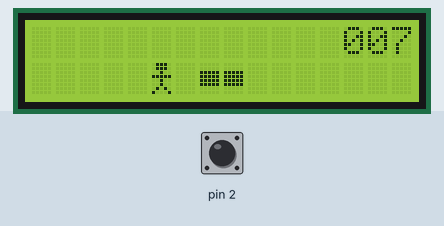
The sketch below on a simulated Arduino Uno, built with avr-gcc and run on an emulated ATmega328P. Parts: 16×2 character LCD. Inputs (shaded band) come from the test bench; at power-on: pin 2 LOW. Random numbers use the default seed unless the sketch sets one.

Above: at 1.2 s.
1.3 s: pin 2 driven HIGH
At 2.6 s:
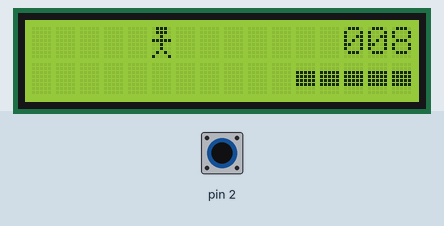
4.3 s: pin 2 pulsed LOW 5 times (0.12 s each, 0.3 s apart)
At 6.4 s:
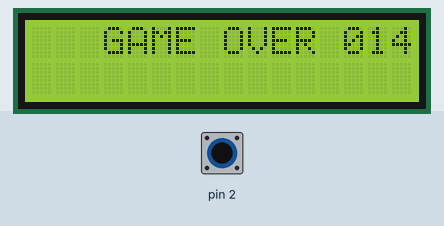
7.3 s: pin 2 pulsed LOW 2 times (0.12 s each, 0.3 s apart)
At 7.5 s:
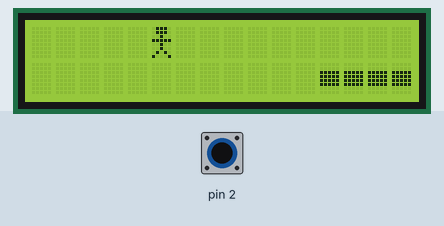
Timing chart, 0 to 10.3 s (numbered marks = the images above; inputs shaded):
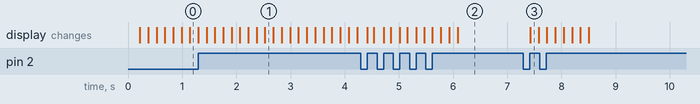

Measured:
- after the input at 7.3 s, the display: first changes after 0.12 s (image 3 shows a later state)

The sketch:

Jumping_man.ino
```cpp
#include<LiquidCrystal.h>
LiquidCrystal lcd(13,12,11,10,9,8);
volatile int row=1;
int score=0;
byte randNum=1,len=1;
bool gameOver=0;

byte man[8]={
  0b01110,
  0b01110,
  0b00100,
  0b11111,
  0b00100,
  0b00100,
  0b01010,
  0b10001
};

byte obstacle[8]={
  0b00000,
  0b00000,
  0b11111,
  0b11111,
  0b11111,
  0b11111,
  0b00000,
  0b00000,
};

void row1_clear(){
  lcd.clear();
  row=!row;
  changeRow();
}

void game_over(){
  gameOver=1;
  lcd.clear();
  score--;
  update_score();
  while(row){
    lcd.setCursor(3,0);
    lcd.print("GAME OVER");
  }
  score=0;
  lcd.clear();
}

void update_score(){
  if(row==1 and !gameOver)score++;
  if(score/10==0){
    lcd.setCursor(13,0);
    lcd.print("00");
    lcd.print(score);
  }
  else if((score/10)>=1 and (score/10)<=9){
    lcd.setCursor(13,0);
    lcd.print("0");
    lcd.print(score);
  }
  else if((score/10)>=10 and (score/10)<=99){
    lcd.setCursor(13,0);
    lcd.print(score);
  }
}

void create_and_move_obstacle(){
  len=random(2,6);
  byte index=15,j=0,i=0;
  for(int j=index;j>=0;j--){
    for(int i=j;i>=j-len+1;i--){
      lcd.setCursor(i,1);
      lcd.write(2);
      if(row==1 and 5>=j-len+1 and 5<=j) {
        game_over();
        break;
      }
    }
    if(gameOver){
      gameOver=0;
      row=1;
      changeRow();
      break;
    }
    delay(150);
    row1_clear();
    update_score();
  }
}

void setup() {
  lcd.createChar(1,man);
  lcd.createChar(2,obstacle);
  lcd.begin(16,2);
  attachInterrupt(digitalPinToInterrupt(2),changeRow,RISING);
  randomSeed(analogRead(0));
}

void changeRow(){
  row=!row;
  if(!gameOver){
    if(row==1){
      lcd.setCursor(5,1);
      lcd.write(1);
      lcd.setCursor(5,0);
      lcd.print(" ");
    }
    if(row==0){
      lcd.setCursor(5,0);
      lcd.write(1);
      lcd.setCursor(5,1);
      lcd.print(" ");
    }
  }
}

void loop(){
  create_and_move_obstacle();
}
```
